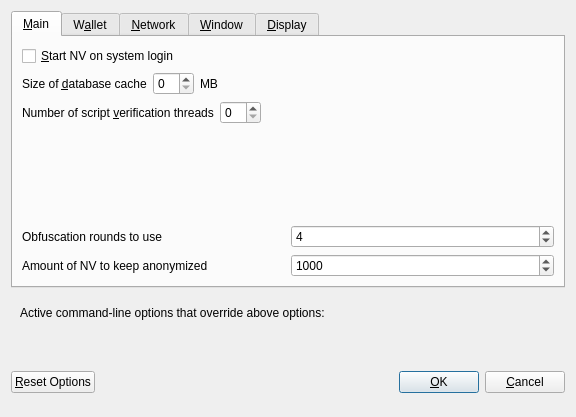
<?xml version="1.0" encoding="UTF-8"?>
<ui version="4.0">
 <class>OptionsDialog</class>
 <widget class="QDialog" name="OptionsDialog">
  <property name="geometry">
   <rect>
    <x>0</x>
    <y>0</y>
    <width>576</width>
    <height>417</height>
   </rect>
  </property>
  <property name="windowTitle">
   <string>Options</string>
  </property>
  <property name="modal">
   <bool>true</bool>
  </property>
  <layout class="QVBoxLayout" name="verticalLayout">
   <item>
    <widget class="QTabWidget" name="tabWidget">
     <property name="currentIndex">
      <number>0</number>
     </property>
     <widget class="QWidget" name="tabMain">
      <attribute name="title">
       <string>&amp;Main</string>
      </attribute>
      <layout class="QVBoxLayout" name="verticalLayout_Main">
       <item>
        <widget class="QCheckBox" name="bitcoinAtStartup">
         <property name="toolTip">
          <string>Automatically start NV after logging in to the system.</string>
         </property>
         <property name="text">
          <string>&amp;Start NV on system login</string>
         </property>
        </widget>
       </item>
       <item>
        <layout class="QHBoxLayout" name="horizontalLayout_2_Main">
         <item>
          <widget class="QLabel" name="databaseCacheLabel">
           <property name="text">
            <string>Size of &amp;database cache</string>
           </property>
           <property name="textFormat">
            <enum>Qt::PlainText</enum>
           </property>
           <property name="buddy">
            <cstring>databaseCache</cstring>
           </property>
          </widget>
         </item>
         <item>
          <widget class="QSpinBox" name="databaseCache"/>
         </item>
         <item>
          <widget class="QLabel" name="databaseCacheUnitLabel">
           <property name="text">
            <string>MB</string>
           </property>
           <property name="textFormat">
            <enum>Qt::PlainText</enum>
           </property>
          </widget>
         </item>
         <item>
          <spacer name="horizontalSpacer_2_Main">
           <property name="orientation">
            <enum>Qt::Horizontal</enum>
           </property>
           <property name="sizeHint" stdset="0">
            <size>
             <width>40</width>
             <height>20</height>
            </size>
           </property>
          </spacer>
         </item>
        </layout>
       </item>
       <item>
        <layout class="QHBoxLayout" name="horizontalLayout_3_Main">
         <item>
          <widget class="QLabel" name="threadsScriptVerifLabel">
           <property name="text">
            <string>Number of script &amp;verification threads</string>
           </property>
           <property name="textFormat">
            <enum>Qt::PlainText</enum>
           </property>
           <property name="buddy">
            <cstring>threadsScriptVerif</cstring>
           </property>
          </widget>
         </item>
         <item>
          <widget class="QSpinBox" name="threadsScriptVerif">
           <property name="toolTip">
            <string>(0 = auto, &lt;0 = leave that many cores free)</string>
           </property>
          </widget>
         </item>
         <item>
          <spacer name="horizontalSpacer_3_Main">
           <property name="orientation">
            <enum>Qt::Horizontal</enum>
           </property>
           <property name="sizeHint" stdset="0">
            <size>
             <width>40</width>
             <height>20</height>
            </size>
           </property>
          </spacer>
         </item>
        </layout>
       </item>
       <item>
        <spacer name="verticalSpacer_Main">
         <property name="orientation">
          <enum>Qt::Vertical</enum>
         </property>
         <property name="sizeHint" stdset="0">
          <size>
           <width>20</width>
           <height>40</height>
          </size>
         </property>
        </spacer>
       </item>
       <item>
        <layout class="QHBoxLayout" name="horizontalLayout_4_Main">
         <item>
          <widget class="QLabel" name="label">
           <property name="toolTip">
            <string>This setting determines the amount of individual masternodes that an input will be anonymized through.&lt;br/&gt;More rounds of anonymization gives a higher degree of privacy, but also costs more in fees.</string>
           </property>
           <property name="text">
            <string>Obfuscation rounds to use</string>
           </property>
          </widget>
         </item>
         <item>
          <widget class="QSpinBox" name="obfuscationRounds">
           <property name="minimum">
            <number>2</number>
           </property>
           <property name="maximum">
            <number>8</number>
           </property>
           <property name="value">
            <number>4</number>
           </property>
          </widget>
         </item>
        </layout>
       </item>
       <item>
        <layout class="QHBoxLayout" name="horizontalLayout">
         <item>
          <widget class="QLabel" name="label_2">
           <property name="toolTip">
            <string>This amount acts as a threshold to turn off Obfuscation once it's reached.</string>
           </property>
           <property name="statusTip">
            <string notr="true"/>
           </property>
           <property name="whatsThis">
            <string notr="true"/>
           </property>
           <property name="accessibleName">
            <string notr="true"/>
           </property>
           <property name="accessibleDescription">
            <string notr="true"/>
           </property>
           <property name="text">
            <string>Amount of NV to keep anonymized</string>
           </property>
          </widget>
         </item>
         <item>
          <widget class="QSpinBox" name="anonymizeNV">
           <property name="minimum">
            <number>100</number>
           </property>
           <property name="maximum">
            <number>100000</number>
           </property>
           <property name="singleStep">
            <number>100</number>
           </property>
           <property name="value">
            <number>1000</number>
           </property>
          </widget>
         </item>
        </layout>
       </item>
      </layout>
     </widget>
     <widget class="QWidget" name="tabWallet">
      <attribute name="title">
       <string>W&amp;allet</string>
      </attribute>
      <layout class="QVBoxLayout" name="verticalLayout_Wallet">
       <item>
        <widget class="QGroupBox" name="groupBox">
         <property name="title">
          <string>Expert</string>
         </property>
         <layout class="QVBoxLayout" name="verticalLayout_2">
          <item>
           <widget class="QCheckBox" name="coinControlFeatures">
            <property name="toolTip">
             <string>Whether to show coin control features or not.</string>
            </property>
            <property name="text">
             <string>Enable coin &amp;control features</string>
            </property>
           </widget>
          </item>
          <item>
           <widget class="QCheckBox" name="showMasternodesTab">
            <property name="toolTip">
             <string>Show additional tab listing all your masternodes in first sub-tab&lt;br/&gt;and all masternodes on the network in second sub-tab.</string>
            </property>
            <property name="text">
             <string>Show Masternodes Tab</string>
            </property>
           </widget>
          </item>
          <item>
           <widget class="QCheckBox" name="spendZeroConfChange">
            <property name="toolTip">
             <string>If you disable the spending of unconfirmed change, the change from a transaction&lt;br/&gt;cannot be used until that transaction has at least one confirmation.&lt;br/&gt;This also affects how your balance is computed.</string>
            </property>
            <property name="text">
             <string>&amp;Spend unconfirmed change</string>
            </property>
           </widget>
          </item>
         </layout>
        </widget>
       </item>
       <item>
        <spacer name="verticalSpacer_Wallet">
         <property name="orientation">
          <enum>Qt::Vertical</enum>
         </property>
         <property name="sizeHint" stdset="0">
          <size>
           <width>20</width>
           <height>40</height>
          </size>
         </property>
        </spacer>
       </item>
      </layout>
     </widget>
     <widget class="QWidget" name="tabNetwork">
      <attribute name="title">
       <string>&amp;Network</string>
      </attribute>
      <layout class="QVBoxLayout" name="verticalLayout_Network">
       <item>
        <widget class="QCheckBox" name="mapPortUpnp">
         <property name="toolTip">
          <string>Automatically open the NV client port on the router. This only works when your router supports UPnP and it is enabled.</string>
         </property>
         <property name="text">
          <string>Map port using &amp;UPnP</string>
         </property>
        </widget>
       </item>
       <item>
        <widget class="QCheckBox" name="allowIncoming">
         <property name="toolTip">
          <string>Accept connections from outside</string>
         </property>
         <property name="text">
          <string>Allow incoming connections</string>
         </property>
        </widget>
       </item>
       <item>
        <widget class="QCheckBox" name="connectSocks">
         <property name="toolTip">
          <string>Connect to the NV network through a SOCKS5 proxy.</string>
         </property>
         <property name="text">
          <string>&amp;Connect through SOCKS5 proxy (default proxy):</string>
         </property>
        </widget>
       </item>
       <item>
        <layout class="QHBoxLayout" name="horizontalLayout_1_Network">
         <item>
          <widget class="QLabel" name="proxyIpLabel">
           <property name="text">
            <string>Proxy &amp;IP:</string>
           </property>
           <property name="textFormat">
            <enum>Qt::PlainText</enum>
           </property>
           <property name="buddy">
            <cstring>proxyIp</cstring>
           </property>
          </widget>
         </item>
         <item>
          <widget class="QValidatedLineEdit" name="proxyIp">
           <property name="minimumSize">
            <size>
             <width>140</width>
             <height>0</height>
            </size>
           </property>
           <property name="maximumSize">
            <size>
             <width>140</width>
             <height>16777215</height>
            </size>
           </property>
           <property name="toolTip">
            <string>IP address of the proxy (e.g. IPv4: 127.0.0.1 / IPv6: ::1)</string>
           </property>
          </widget>
         </item>
         <item>
          <widget class="QLabel" name="proxyPortLabel">
           <property name="text">
            <string>&amp;Port:</string>
           </property>
           <property name="textFormat">
            <enum>Qt::PlainText</enum>
           </property>
           <property name="buddy">
            <cstring>proxyPort</cstring>
           </property>
          </widget>
         </item>
         <item>
          <widget class="QLineEdit" name="proxyPort">
           <property name="minimumSize">
            <size>
             <width>55</width>
             <height>0</height>
            </size>
           </property>
           <property name="maximumSize">
            <size>
             <width>55</width>
             <height>16777215</height>
            </size>
           </property>
           <property name="toolTip">
            <string>Port of the proxy (e.g. 9050)</string>
           </property>
          </widget>
         </item>
         <item>
          <spacer name="horizontalSpacer_1_Network">
           <property name="orientation">
            <enum>Qt::Horizontal</enum>
           </property>
           <property name="sizeHint" stdset="0">
            <size>
             <width>40</width>
             <height>20</height>
            </size>
           </property>
          </spacer>
         </item>
        </layout>
       </item>
       <item>
        <spacer name="verticalSpacer_Network">
         <property name="orientation">
          <enum>Qt::Vertical</enum>
         </property>
         <property name="sizeHint" stdset="0">
          <size>
           <width>20</width>
           <height>40</height>
          </size>
         </property>
        </spacer>
       </item>
      </layout>
     </widget>
     <widget class="QWidget" name="tabWindow">
      <attribute name="title">
       <string>&amp;Window</string>
      </attribute>
      <layout class="QVBoxLayout" name="verticalLayout_Window">
       <item>
        <widget class="QCheckBox" name="minimizeToTray">
         <property name="toolTip">
          <string>Show only a tray icon after minimizing the window.</string>
         </property>
         <property name="text">
          <string>&amp;Minimize to the tray instead of the taskbar</string>
         </property>
        </widget>
       </item>
       <item>
        <widget class="QCheckBox" name="minimizeOnClose">
         <property name="toolTip">
          <string>Minimize instead of exit the application when the window is closed. When this option is enabled, the application will be closed only after selecting Quit in the menu.</string>
         </property>
         <property name="text">
          <string>M&amp;inimize on close</string>
         </property>
        </widget>
       </item>
       <item>
        <spacer name="verticalSpacer_Window">
         <property name="orientation">
          <enum>Qt::Vertical</enum>
         </property>
         <property name="sizeHint" stdset="0">
          <size>
           <width>20</width>
           <height>40</height>
          </size>
         </property>
        </spacer>
       </item>
      </layout>
     </widget>
     <widget class="QWidget" name="tabDisplay">
      <attribute name="title">
       <string>&amp;Display</string>
      </attribute>
      <layout class="QVBoxLayout" name="verticalLayout_Display">
       <item>
        <layout class="QHBoxLayout" name="horizontalLayout_1_Display">
         <item>
          <widget class="QLabel" name="langLabel">
           <property name="text">
            <string>User Interface &amp;language:</string>
           </property>
           <property name="textFormat">
            <enum>Qt::PlainText</enum>
           </property>
           <property name="buddy">
            <cstring>lang</cstring>
           </property>
          </widget>
         </item>
         <item>
          <widget class="QValueComboBox" name="lang">
           <property name="toolTip">
            <string>The user interface language can be set here. This setting will take effect after restarting NV.</string>
           </property>
          </widget>
         </item>
        </layout>
       </item>
       <item>
        <widget class="QLabel" name="label_3">
         <property name="toolTip">
          <string notr="true"/>
         </property>
         <property name="statusTip">
          <string notr="true"/>
         </property>
         <property name="whatsThis">
          <string notr="true"/>
         </property>
         <property name="accessibleName">
          <string notr="true"/>
         </property>
         <property name="text">
          <string>Language missing or translation incomplete? Help contributing translations here:
https://www.transifex.com/nv-project/nv-project-translations</string>
         </property>
         <property name="wordWrap">
          <bool>true</bool>
         </property>
         <property name="openExternalLinks">
          <bool>true</bool>
         </property>
         <property name="textInteractionFlags">
          <set>Qt::TextBrowserInteraction</set>
         </property>
        </widget>
       </item>
       <item>
        <layout class="QHBoxLayout" name="horizontalLayout_4_Display" stretch="0,0">
         <item>
          <widget class="QLabel" name="themeLabel">
           <property name="text">
            <string>User Interface Theme:</string>
           </property>
          </widget>
         </item>
         <item>
          <widget class="QValueComboBox" name="theme"/>
         </item>
        </layout>
       </item>
       <item>
        <widget class="Line" name="line">
         <property name="orientation">
          <enum>Qt::Horizontal</enum>
         </property>
        </widget>
       </item>
       <item>
        <layout class="QHBoxLayout" name="horizontalLayout_2_Display">
         <item>
          <widget class="QLabel" name="unitLabel">
           <property name="text">
            <string>&amp;Unit to show amounts in:</string>
           </property>
           <property name="textFormat">
            <enum>Qt::PlainText</enum>
           </property>
           <property name="buddy">
            <cstring>unit</cstring>
           </property>
          </widget>
         </item>
         <item>
          <widget class="QValueComboBox" name="unit">
           <property name="toolTip">
            <string>Choose the default subdivision unit to show in the interface and when sending coins.</string>
           </property>
          </widget>
         </item>
        </layout>
       </item>
       <item>
        <layout class="QHBoxLayout" name="horizontalLayout_5_Display">
         <item>
          <widget class="QLabel" name="digitsLabel">
           <property name="text">
            <string>Decimal digits</string>
           </property>
          </widget>
         </item>
         <item>
          <widget class="QValueComboBox" name="digits"/>
         </item>
        </layout>
       </item>
       <item>
        <layout class="QHBoxLayout" name="horizontalLayout_3_Display">
         <item>
          <widget class="QLabel" name="thirdPartyTxUrlsLabel">
           <property name="toolTip">
            <string>Third party URLs (e.g. a block explorer) that appear in the transactions tab as context menu items. %s in the URL is replaced by transaction hash. Multiple URLs are separated by vertical bar |.</string>
           </property>
           <property name="text">
            <string>Third party transaction URLs</string>
           </property>
           <property name="buddy">
            <cstring>thirdPartyTxUrls</cstring>
           </property>
          </widget>
         </item>
         <item>
          <widget class="QLineEdit" name="thirdPartyTxUrls">
           <property name="toolTip">
            <string>Third party URLs (e.g. a block explorer) that appear in the transactions tab as context menu items. %s in the URL is replaced by transaction hash. Multiple URLs are separated by vertical bar |.</string>
           </property>
          </widget>
         </item>
        </layout>
       </item>
       <item>
        <spacer name="verticalSpacer">
         <property name="orientation">
          <enum>Qt::Vertical</enum>
         </property>
         <property name="sizeHint" stdset="0">
          <size>
           <width>20</width>
           <height>40</height>
          </size>
         </property>
        </spacer>
       </item>
      </layout>
     </widget>
    </widget>
   </item>
   <item>
    <widget class="QFrame" name="frame">
     <layout class="QVBoxLayout" name="verticalLayout_Bottom">
      <item>
       <layout class="QHBoxLayout" name="horizontalLayout_Bottom">
        <item>
         <widget class="QLabel" name="overriddenByCommandLineInfoLabel">
          <property name="text">
           <string>Active command-line options that override above options:</string>
          </property>
          <property name="textFormat">
           <enum>Qt::PlainText</enum>
          </property>
         </widget>
        </item>
        <item>
         <spacer name="horizontalSpacer_Bottom">
          <property name="orientation">
           <enum>Qt::Horizontal</enum>
          </property>
          <property name="sizeHint" stdset="0">
           <size>
            <width>40</width>
            <height>20</height>
           </size>
          </property>
         </spacer>
        </item>
       </layout>
      </item>
      <item>
       <widget class="QLabel" name="overriddenByCommandLineLabel">
        <property name="text">
         <string/>
        </property>
        <property name="textFormat">
         <enum>Qt::PlainText</enum>
        </property>
        <property name="wordWrap">
         <bool>true</bool>
        </property>
       </widget>
      </item>
     </layout>
    </widget>
   </item>
   <item>
    <layout class="QHBoxLayout" name="horizontalLayout_Buttons">
     <item>
      <widget class="QPushButton" name="resetButton">
       <property name="toolTip">
        <string>Reset all client options to default.</string>
       </property>
       <property name="text">
        <string>&amp;Reset Options</string>
       </property>
       <property name="autoDefault">
        <bool>false</bool>
       </property>
      </widget>
     </item>
     <item>
      <spacer name="horizontalSpacer_1">
       <property name="orientation">
        <enum>Qt::Horizontal</enum>
       </property>
       <property name="sizeHint" stdset="0">
        <size>
         <width>40</width>
         <height>48</height>
        </size>
       </property>
      </spacer>
     </item>
     <item>
      <widget class="QLabel" name="statusLabel">
       <property name="minimumSize">
        <size>
         <width>200</width>
         <height>0</height>
        </size>
       </property>
       <property name="font">
        <font>
         <weight>75</weight>
         <bold>true</bold>
        </font>
       </property>
       <property name="text">
        <string/>
       </property>
       <property name="textFormat">
        <enum>Qt::PlainText</enum>
       </property>
       <property name="wordWrap">
        <bool>true</bool>
       </property>
      </widget>
     </item>
     <item>
      <spacer name="horizontalSpacer_2">
       <property name="orientation">
        <enum>Qt::Horizontal</enum>
       </property>
       <property name="sizeHint" stdset="0">
        <size>
         <width>40</width>
         <height>48</height>
        </size>
       </property>
      </spacer>
     </item>
     <item>
      <widget class="QPushButton" name="okButton">
       <property name="text">
        <string>&amp;OK</string>
       </property>
       <property name="autoDefault">
        <bool>false</bool>
       </property>
       <property name="default">
        <bool>true</bool>
       </property>
      </widget>
     </item>
     <item>
      <widget class="QPushButton" name="cancelButton">
       <property name="text">
        <string>&amp;Cancel</string>
       </property>
       <property name="autoDefault">
        <bool>false</bool>
       </property>
      </widget>
     </item>
    </layout>
   </item>
  </layout>
 </widget>
 <customwidgets>
  <customwidget>
   <class>QValidatedLineEdit</class>
   <extends>QLineEdit</extends>
   <header>qvalidatedlineedit.h</header>
  </customwidget>
  <customwidget>
   <class>QValueComboBox</class>
   <extends>QComboBox</extends>
   <header>qvaluecombobox.h</header>
  </customwidget>
 </customwidgets>
 <resources/>
 <connections/>
</ui>
